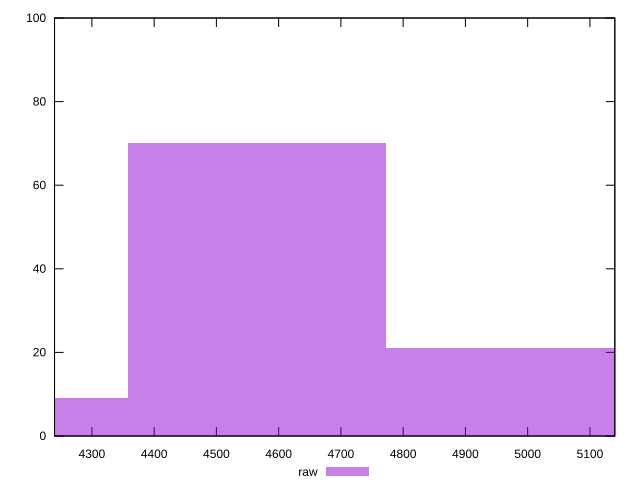

Generate this figure with gnuplot:
reset

$raw <<EOF
4980.656865893676 21
4565.602127069203 70
4150.5473882447295 9
EOF

set key outside below
set boxwidth 415.05473882447296
set xrange [4240:5140]
set yrange [0:100]
set trange [0:100]
set style fill transparent solid 0.5 noborder
set terminal svg size 640, 490 enhanced background rgb 'white'
set output "report_00011_2021-02-09T10:53:21.242Z/uses-http2/samples/pages+cached/raw/histogram.svg"

plot $raw title "raw" with boxes

reset
